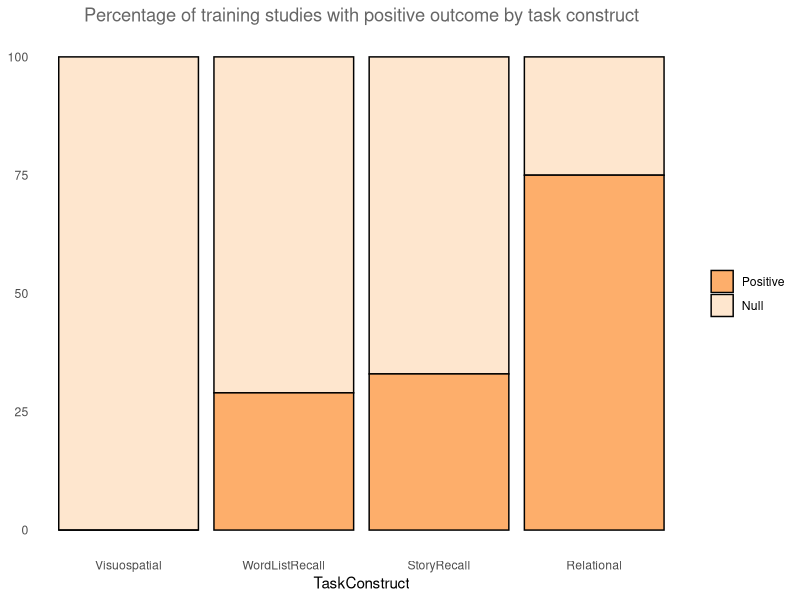

Here is the R script that generated this plot:
## ---- chunk 1

rm(list=ls(all=TRUE))  #clear previous
library(dplyr)
library(tidyr)
library(ggplot2)
library(RColorBrewer)


interventions = read.csv("InterventionOutcomesR.csv", header = TRUE, sep = ",")
interventions <-subset(interventions,interventions$MetaInclude == "Y")

# keep monti for relational memory graph
interventions_monti = read.csv("InterventionOutcomesR.csv", header = TRUE, sep = ",")
interventions_monti <- subset(interventions_monti,interventions_monti$StudyName == "Monti2012")
interventions <- rbind(interventions,interventions_monti)

# keep only intervention design as independent variable, keep only intervention for comparison and not many of others
interventions <-subset(interventions,interventions$IndependentVariable == "AerobicTraining")

# exclude Major Depressive Disorder
interventions <-subset(interventions,interventions$CognitiveStatus != "MajorDepressiveDisorder")

# keep only intervention outcomes that are cognitive/memory, exclude verbal fluency
interventions <-subset(interventions, interventions$DependentVariable == "VerbalPairedAssociates" | interventions$DependentVariable == "PairedAssociates" |interventions$DependentVariable == "LogicalMemory" | interventions$DependentVariable == "ComplexFigure" | interventions$DependentVariable == "ListLearning" | interventions$DependentVariable == "RAVLT" | interventions$DependentVariable == "CVLT" | interventions$DependentVariable == "AVLT" | interventions$DependentVariable == "HVLT" | interventions$DependentVariable == "Relational")


# keep only delayed recall
interventions <-subset(interventions,interventions$DependentType != "Immediate")

# remove linktype NA or unknown age
interventions <-subset(interventions,interventions$LinkType != "NA")
interventions <-subset(interventions,interventions$AgeGroup != "NA")

## ---- chunk 2
# create a task variable to collapse across studies

interventions$DependentConstruct <- interventions$DependentVariable

interventions$DependentConstruct <- ifelse(interventions$DependentConstruct == "AVLT","WordListRecall",
                                    ifelse(interventions$DependentConstruct == "CVLT","WordListRecall",
                                    ifelse(interventions$DependentConstruct == "HVLT","WordListRecall",
                                    ifelse(interventions$DependentConstruct == "ListLearning","WordListRecall",
                                    ifelse(interventions$DependentConstruct == "RAVLT","WordListRecall",
                                    ifelse(interventions$DependentConstruct == "LogicalMemory","StoryRecall",
                                    ifelse(interventions$DependentConstruct == "Relational","Relational",
                                    ifelse(interventions$DependentConstruct == "VerbalPairedAssociates","Relational",
                                    ifelse(interventions$DependentConstruct == "PairedAssociates","Relational",
                                    ifelse(interventions$DependentConstruct == "ComplexFigure","Visuospatial","Other"))))))))))

interventions$CognitiveStatus<-factor(interventions$CognitiveStatus,levels=c("CognitivelyNormal","MCI","Dementia"),labels=c("CogNormal","MCI","Dementia"))


## ---- chunk 3

intervention_plot <- interventions  %>% select(StudyName,IndependentVariable,IndependentType,DependentConstruct,DependentVariable,DependentType,DependentSubType,LinkType,TotalSampleSize,AgeGroup,CognitiveStatus)

## ---- chunk 4

data_in_fig1a <- intervention_plot %>% filter(CognitiveStatus=="CogNormal") %>%
        filter(IndependentVariable=="AerobicTraining") %>%
        filter(AgeGroup=="Older" | AgeGroup=="MiddleAge") 

write.csv(data_in_fig1a,"data_in_fig1a.csv", row.names=FALSE, na="")

## ---- chunk 5
data_in_fig1a$LinkType <-as.factor(data_in_fig1a$LinkType)
data_in_fig1a$DependentConstruct <-as.factor(data_in_fig1a$DependentConstruct)
data_in_fig1a$DependentConstruct <- factor(data_in_fig1a$DependentConstruct, levels=c("Visuospatial","WordListRecall","StoryRecall","Relational"))
levels(data_in_fig1a$DependentConstruct)

levels(data_in_fig1a$LinkType)
data_in_fig1a$LinkType <- droplevels(data_in_fig1a$LinkType)
levels(data_in_fig1a$LinkType)
## ---- chunk 6
# cross construct by linktype
cross_construct_table <- table(data_in_fig1a$LinkType,data_in_fig1a$DependentConstruct)
addmargins(cross_construct_table)
proportions <- round(100*prop.table(cross_construct_table,2),digits=0)
proportions
## ---- chunk 7
data_in_fig1a$TotalSampleSize <- as.numeric(data_in_fig1a$TotalSampleSize)

sample_size <- data_in_fig1a %>%
        group_by(DependentConstruct) %>%
        summarise(TotalSampleSize = sum(TotalSampleSize))

sample_size
## ---- chunk 8
proportions.df = as.data.frame(proportions)

colnames(proportions.df)[colnames(proportions.df)=="Var1"] <- "Result"
colnames(proportions.df)[colnames(proportions.df)=="Var2"] <- "TaskConstruct"

ggplot(proportions.df, aes(x=TaskConstruct, y=Freq, fill = Result)) +
        geom_bar(stat="identity", color="black") +
        labs(y = NULL, fill = NULL, 
         title = "Percentage of training studies with positive outcome by task construct") +
        scale_fill_brewer(palette="Oranges") +
        guides(fill = guide_legend(reverse=TRUE)) +
        theme_classic() +
        theme(axis.line = element_blank(),
          axis.ticks = element_blank(),
          plot.title = element_text(hjust = 0.5, color = "#666666"))


# order the constructs with relevel in the order of lowest to highest percentage of positives:
# visuospatial, Word list recall, Story Recall, Relational
# add % and n of studies and participants onto the graph manually for best placement

ggsave(filename="LiteratureMemoryOutcomes_stacked-bar.pdf",width=8,units=c("in"),dpi=900)
